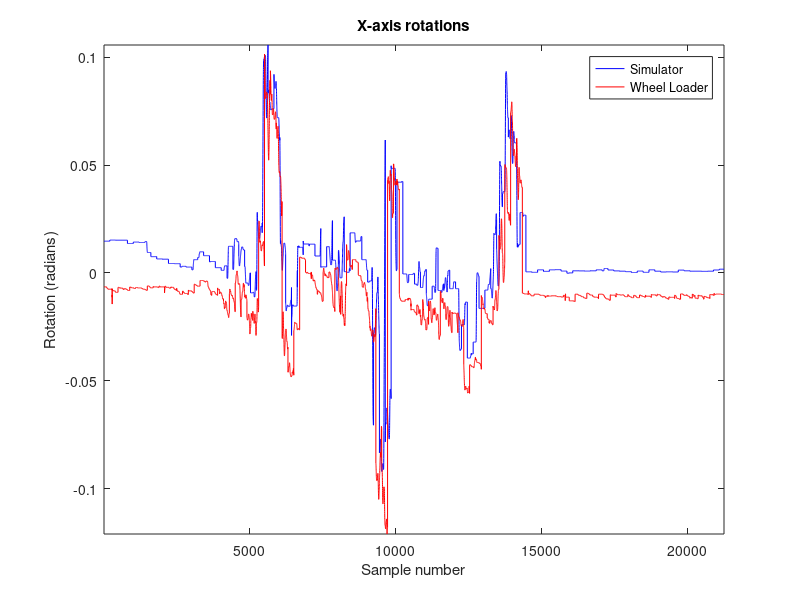
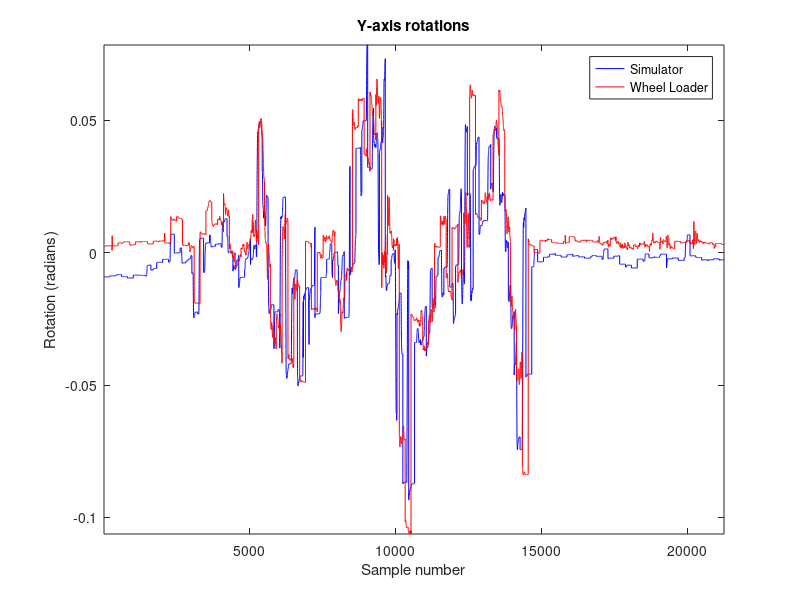

The MATLAB script that drew these images, in order:
figure
Data = load('MovData.mat');


plot(1:length(Data.SIM_X),Data.SIM_X,'b');
hold on
plot(1:length(Data.WL_X),Data.WL_X,'r');
title('X-axis rotations');
legend('Simulator', 'Wheel Loader');
xlabel('Sample number');
ylabel('Rotation (radians)');
axis tight
hold off

figure
plot(1:length(Data.SIM_Y),Data.SIM_Y,'b');
hold on
plot(1:length(Data.WL_Y),Data.WL_Y,'r');
title('Y-axis rotations');
legend('Simulator', 'Wheel Loader');
xlabel('Sample number');
ylabel('Rotation (radians)');
axis tight
hold off
